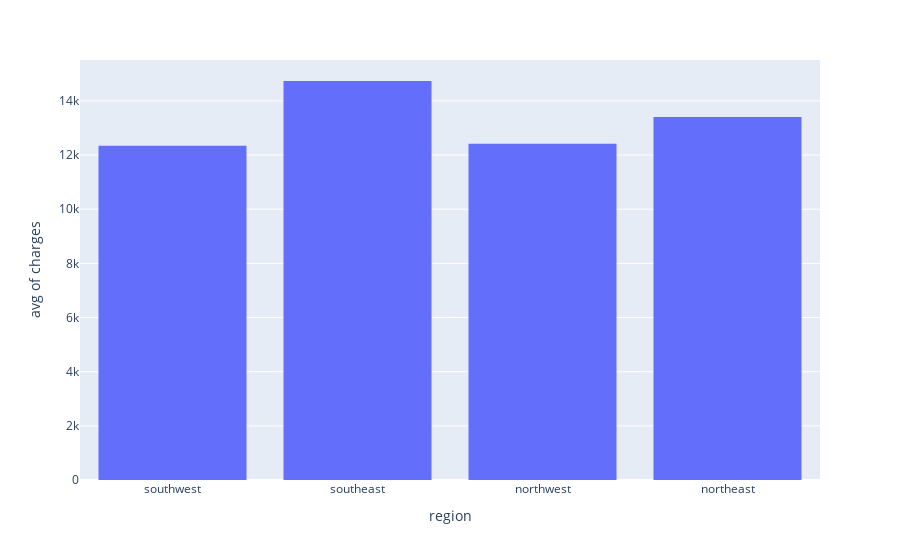

Notebook code for this chart:
### Code cell
# bar chart with plotly

px.histogram(data_frame=insurance_df, x = 'region',
             y = 'charges',histfunc='avg')

### Figure 1 — Plotly figure (JSON) as saved in the notebook; plotly's stock layout.template omitted (floating-point values rounded to 4 significant figures; data arrays with more than 128 entries replaced by an {"elided": "..."} marker saying what was removed)
{"data": [{"alignmentgroup": "True", "bingroup": "x", "histfunc": "avg", "hovertemplate": "region=%{x}<br>avg of charges=%{y}<extra></extra>", "legendgroup": "", "marker": {"color": "#636efa", "pattern": {"shape": ""}}, "name": "", "offsetgroup": "", "orientation": "v", "showlegend": false, "type": "histogram", "x": {"elided": "1338 str values"}, "xaxis": "x", "y": {"elided": "1338 float values"}, "yaxis": "y"}], "layout": {"barmode": "relative", "legend": {"tracegroupgap": 0}, "margin": {"t": 60}, "xaxis": {"anchor": "y", "domain": [0, 1], "title": {"text": "region"}}, "yaxis": {"anchor": "x", "domain": [0, 1], "title": {"text": "avg of charges"}}}}
